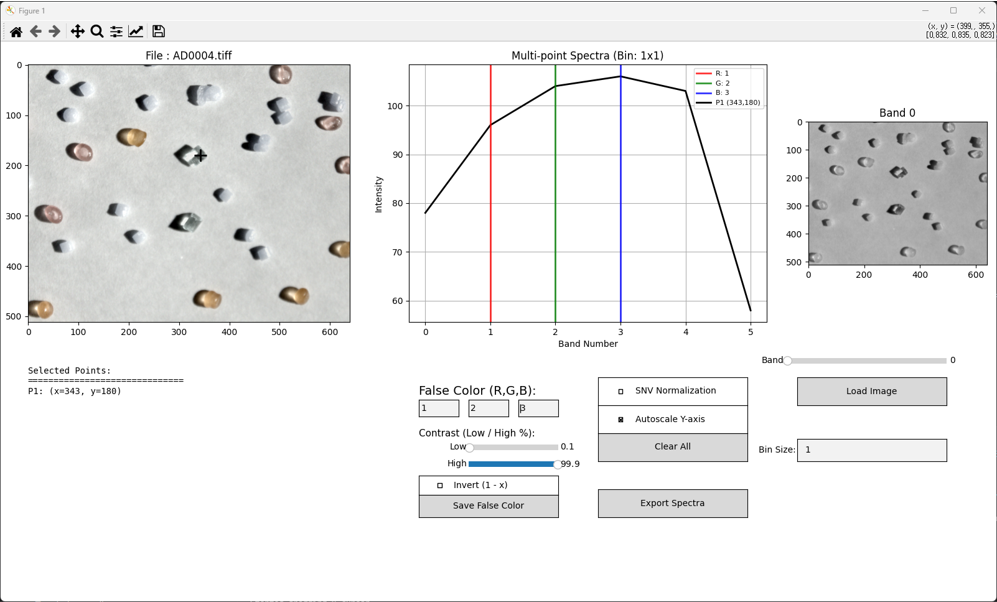

This figure's Python source:
import numpy as np
import scipy.io as sio
import matplotlib.pyplot as plt
from matplotlib.widgets import Slider, Button, TextBox, RadioButtons, CheckButtons
from tkinter import filedialog
import tkinter as tk
from scipy.signal import savgol_filter
import h5py 
import os
from PIL import Image
import tifffile as tiff 


class SpectrumViewer:
    def __init__(self):
        self.data = None
        self.points = []
        self.colors = ['black', '#1f77b4', '#ff7f0e', '#2ca02c', '#d62728', '#9467bd', '#8c564b', '#e377c2', '#7f7f7f', '#bcbd22']
        self.bin_size = 1
        self.spectrum_cursor = None  # 스펙트럼 커서 라인
        self.cursor_band = 0  #
        self.markers = []
        self.rectangles = []
        self.rgb_bands = [1,3,4]
        self.initialdir=[]
        self.apply_snv = False  # SNV 적용 여부
        self.autoscale = True  # Autoscale 기본값 ON
        self.loaded_filename = True # 로드된 파일명 저장
        self.export_filename = 'Name' # 초기 파일 내임
        self.rgb_cursors = [None, None, None]  # R, G, B 커서 라인
        self.dragging_cursor = None  # 현재 드래그 중인 커서
        self.contrast_low = 0.1   # False color 하위 퍼센타일 (컨트라스트)
        self.contrast_high = 99.9 # False color 상위 퍼센타일 (컨트라스트)
        self.invert_colors = False  # False color 색상 반전 (1 - x)
        
        # Figure 생성
        self.fig = plt.figure(figsize=(16, 9))
        gs = self.fig.add_gridspec(3, 3, height_ratios=[3, 2, 0.3], width_ratios=[2, 2, 1])
        
        # RGB 이미지 (좌측 상단)
        self.ax_img = self.fig.add_subplot(gs[0, 0])
        self.ax_img.set_title('No image loaded - Click "Load Image"')
        self.ax_img.axis('off')
        self.im = None
        
        # 파일명 표시용 텍스트 (이미지 하단)
        self.filename_text = self.ax_img.text(2.5, -0.05, '', 
                                             transform=self.ax_img.transAxes,
                                             ha='center', va='top',
                                             fontsize=10, style='italic',
                                             bbox=dict(boxstyle='round,pad=0.5', 
                                                      facecolor='wheat', alpha=0.8))
        
        # 스펙트럼 그래프 (중앙 상단)
        self.ax_spec = self.fig.add_subplot(gs[0, 1])
        self.spec_lines = []
        self.ax_spec.set_xlabel('Band Number')
        self.ax_spec.set_ylabel('Intensity')
        self.ax_spec.set_title('Multi-point Spectra')
        self.ax_spec.grid(True)
        
        # 밴드 이미지 (우측 상단)
        self.ax_band = self.fig.add_subplot(gs[0, 2])
        self.ax_band.set_title('No image loaded')
        self.ax_band.axis('off')
        self.band_img = None
        
        # 포인트 리스트 텍스트 (좌측 중간)
        self.ax_info = self.fig.add_subplot(gs[1, 0])
        self.ax_info.axis('off')
        self.point_text = self.ax_info.text(0.05, 0.95, '', fontsize=10, verticalalignment='top',
                                           family='monospace')
        self.update_point_list()
        
        # 빈 공간 (중앙 중간)
        self.ax_empty = self.fig.add_subplot(gs[1, 1])
        self.ax_empty.axis('off')
        
        # 컨트롤 패널 (우측 중간)
        self.ax_control = self.fig.add_subplot(gs[1, 2])   
        self.ax_control.axis('off')
        
        # Load Image 버튼
        ax_load = plt.axes([0.8, 0.35, 0.15, 0.05])
        self.btn_load = Button(ax_load, 'Load Image')
        self.btn_load.on_clicked(self.load_image)

        # RGB 밴드 입력 (R, G, B)
        # RGB 라벨 먼저 추가 (figure 좌표계 사용)
        self.fig.text(0.42, 0.37, 'False Color (R,G,B):', fontsize=14)

        ax_r = plt.axes([0.42, 0.33, 0.04, 0.03])
        ax_g = plt.axes([0.47, 0.33, 0.04, 0.03])
        ax_b = plt.axes([0.52, 0.33, 0.04, 0.03])

        self.tb_r = TextBox(ax_r, '', initial=str(self.rgb_bands[0]))
        self.tb_g = TextBox(ax_g, '', initial=str(self.rgb_bands[1]))
        self.tb_b = TextBox(ax_b, '', initial=str(self.rgb_bands[2]))

        self.tb_r.on_submit(lambda text: self.update_rgb_bands(0, text))
        self.tb_g.on_submit(lambda text: self.update_rgb_bands(1, text))
        self.tb_b.on_submit(lambda text: self.update_rgb_bands(2, text))

        # 컨트라스트 조절 슬라이더 (하위/상위 퍼센타일)
        self.fig.text(0.42, 0.295, 'Contrast (Low / High %):', fontsize=11)
        ax_clow = plt.axes([0.47, 0.265, 0.09, 0.02])
        ax_chigh = plt.axes([0.47, 0.235, 0.09, 0.02])
        self.slider_clow = Slider(ax_clow, 'Low', 0.0, 20.0,
                                  valinit=self.contrast_low, valstep=0.1)
        self.slider_chigh = Slider(ax_chigh, 'High', 80.0, 100.0,
                                   valinit=self.contrast_high, valstep=0.1)
        self.slider_clow.on_changed(self.update_contrast)
        self.slider_chigh.on_changed(self.update_contrast)

        # False Color 색상 반전 체크박스 (1 - x)
        ax_invert = plt.axes([0.42, 0.19, 0.14, 0.035])
        self.check_invert = CheckButtons(ax_invert, ['Invert (1 - x)'], [False])
        self.check_invert.on_clicked(self.toggle_invert)
        
        # SNV 체크박스 추가
        ax_snv = plt.axes([0.6, 0.35, 0.15, 0.05])
        self.check_snv = CheckButtons(ax_snv, ['SNV Normalization'], [False])
        self.check_snv.on_clicked(self.toggle_snv)
        
        # Autoscale 체크박스 추가
        ax_autoscale = plt.axes([0.6, 0.3, 0.15, 0.05])
        self.check_autoscale = CheckButtons(ax_autoscale, ['Autoscale Y-axis'], [True])
        self.check_autoscale.on_clicked(self.toggle_autoscale)
        
        # 비닝 크기 입력
        ax_bin = plt.axes([0.8, 0.25, 0.15, 0.04])
        self.bin_textbox = TextBox(ax_bin, 'Bin Size:', initial='1')
        self.bin_textbox.on_submit(self.update_bin_size)
        
        # Clear 버튼
        ax_clear = plt.axes([0.6, 0.25, 0.15, 0.05])
        self.btn_clear = Button(ax_clear, 'Clear All')
        self.btn_clear.on_clicked(self.clear_all)
        
        # Export 버튼 (클릭 시 저장 다이얼로그에서 이름 입력)
        ax_export = plt.axes([0.6, 0.15, 0.15, 0.05])
        self.btn_export = Button(ax_export, 'Export Spectra')
        self.btn_export.on_clicked(self.export_spectra)
        
        # 밴드 슬라이더 (우측 상단 Band 이미지 아래)
        ax_slider = plt.axes([0.79, 0.42, 0.16, 0.02])
        self.slider = Slider(ax_slider, 'Band', 0, 1, valinit=0, valstep=1)
        self.slider.on_changed(self.update_band)
        
        # 드래그 관련 변수
        self.dragging = False
        self.drag_point_idx = None
        
        # 이벤트 연결
        self.fig.canvas.mpl_connect('button_press_event', self.onclick)
        self.fig.canvas.mpl_connect('button_release_event', self.on_release) # 
        self.fig.canvas.mpl_connect('motion_notify_event', self.on_motion) # 마우스 움직일때
        self.fig.canvas.mpl_connect('scroll_event', self.on_scroll)
        
        ax_save_falsecolor = plt.axes([0.42, 0.15, 0.14, 0.04])
        self.btn_save_falsecolor = Button(ax_save_falsecolor, 'Save False Color')
        self.btn_save_falsecolor.on_clicked(self.save_falsecolor_image)

                
    def update_rgb_cursors(self):  # ✅ 파라미터 제거
        """RGB 커서 라인 업데이트"""
        if self.data is None:
            return
            
        colors = ['red', 'green', 'blue']
        labels = ['R', 'G', 'B']
        
        # 기존 커서 제거
        for cursor in self.rgb_cursors:
            if cursor:
                cursor.remove()
        
        # 새 커서 추가
        for i in range(3):
            band = self.rgb_bands[i]
            self.rgb_cursors[i] = self.ax_spec.axvline(
                band, color=colors[i], linestyle='-', linewidth=2, 
                alpha=0.8, label=f'{labels[i]}: {band}'
            )

    def on_motion(self, event):
        """마우스 이동 - 드래그 중 포인트/커서 이동"""
        # 포인트 드래그
        if self.dragging and self.drag_point_idx is not None:
            if event.inaxes == self.ax_img and event.xdata and event.ydata:
                x, y = int(event.xdata), int(event.ydata)
                
                if 0 <= x < self.data.shape[1] and 0 <= y < self.data.shape[0]:
                    # 포인트 위치 업데이트
                    old_x, old_y, label = self.points[self.drag_point_idx]
                    self.points[self.drag_point_idx] = (x, y, label)
                    
                    # 실시간 업데이트
                    self.plot_all_spectra()
                    self.update_point_list()
        
        # RGB 커서 드래그
        elif self.dragging_cursor is not None:
            if event.inaxes == self.ax_spec and event.xdata is not None:
                band = int(round(event.xdata))
                if 0 <= band < self.data.shape[2]:
                    # RGB 밴드 업데이트
                    self.rgb_bands[self.dragging_cursor] = band
                    
                    # TextBox 업데이트
                    if self.dragging_cursor == 0:
                        self.tb_r.set_val(str(band))
                    elif self.dragging_cursor == 1:
                        self.tb_g.set_val(str(band))
                    else:
                        self.tb_b.set_val(str(band))
                    
                    if not hasattr(event, 'button') or event.button is None:
                        if self.dragging_cursor is not None:
                            print("Ending cursor drag via motion")
                            self.dragging_cursor = None
                        if self.dragging:
                            self.dragging = False
                            self.drag_point_idx = None
                        return

                    # 커서와 이미지 업데이트
                    self.update_rgb_cursors()
                    self.update_rgb_image()



    def on_release(self, event):
        """마우스 버튼 릴리즈 - 드래그 종료"""
        if self.dragging:
            self.dragging = False
            self.drag_point_idx = None
        
        # ✅ RGB 커서 드래그 종료 추가
        if self.dragging_cursor is not None:
            self.dragging_cursor = None
            print("RGB cursor drag ended")



    def update_filename_display(self):
        """이미지 하단에 파일명 표시"""
        if self.loaded_filename:
            self.filename_text.set_text(f'File: {self.loaded_filename}')
            self.filename_text.set_visible(True)
        else:
            self.filename_text.set_visible(False)
        self.fig.canvas.draw_idle()
    
    def apply_snv_normalization(self, spectrum):
        """SNV 정규화 적용"""
        mean = np.mean(spectrum)
        std = np.std(spectrum)
        if std == 0:
            return spectrum - mean
        return (spectrum - mean) / std
    
    def toggle_snv(self, label):
        """SNV On/Off 토글"""
        self.apply_snv = not self.apply_snv
        print(f"SNV Normalization: {'ON' if self.apply_snv else 'OFF'}")
        if self.points:
            self.plot_all_spectra()
    
    def toggle_autoscale(self, label):
        """Autoscale On/Off 토글"""
        self.autoscale = not self.autoscale
        print(f"Autoscale Y-axis: {'ON' if self.autoscale else 'OFF'}")
        if self.points:
            self.plot_all_spectra()

    def update_contrast(self, val):
        """False color 컨트라스트(퍼센타일 클리핑) 조절"""
        low = self.slider_clow.val
        high = self.slider_chigh.val
        # Low가 High를 넘지 않도록 보호
        if low >= high:
            low = max(0.0, high - 0.1)
        self.contrast_low = low
        self.contrast_high = high
        if self.data is not None:
            self.update_rgb_image()

    def toggle_invert(self, label):
        """False color 색상 반전(1 - x) On/Off 토글"""
        self.invert_colors = not self.invert_colors
        print(f"Invert colors: {'ON' if self.invert_colors else 'OFF'}")
        if self.data is not None:
            self.update_rgb_image()
    
    def _find_hdf5_dataset(self, f):
        """HDF5/v7.3 파일에서 사용할 데이터셋 키 탐색.
        'image' 우선 -> 3D 데이터셋 중 가장 큰 것 -> 2D 데이터셋.
        '#refs#' 같은 내부 참조 키는 제외."""
        # 'image' 키 우선
        if 'image' in f and isinstance(f['image'], h5py.Dataset):
            return 'image'

        keys = [k for k in f.keys() if not k.startswith('#')]

        # 3D 데이터셋 중 원소 수가 가장 큰 것 선택
        best_3d, best_3d_size = None, -1
        for key in keys:
            item = f[key]
            if isinstance(item, h5py.Dataset) and item.ndim == 3:
                size = int(np.prod(item.shape))
                if size > best_3d_size:
                    best_3d, best_3d_size = key, size
        if best_3d is not None:
            return best_3d

        # 없으면 2D 데이터셋
        for key in keys:
            item = f[key]
            if isinstance(item, h5py.Dataset) and item.ndim == 2:
                return key
        return None

    def load_image(self, event):
        try:
            # 별도의 root 생성 없이 바로 파일 다이얼로그 호출
            data_files = filedialog.askopenfilename(
                title='Select Hyperspectral Image',
                initialdir=self.initialdir,
                filetypes=[
                    ('Hyperspectral files', '*.mat *.h5 *.hdf5 *.tiff *.tif *.npy'),
                    ('MAT files', '*.mat'),
                    ('HDF5 files', '*.h5 *.hdf5'),
                    ('TIFF files', '*.tiff *.tif'),
                    ('NumPy files', '*.npy'),
                    ('All files', '*.*')
                ]
            )
            
            if not data_files:
                print("No file selected")
                return
            
            # 파일명 정보 업데이트
            self.loaded_filename = os.path.basename(data_files)
            base_name = os.path.splitext(self.loaded_filename)[0]
            self.export_filename = base_name
            
            file_ext = data_files.lower().split('.')[-1]
            self.data = None

            # --- 1. MAT 파일 처리 (구버전 v6/v7 + 대용량 v7.3 모두 지원) ---
            if file_ext == 'mat':
                try:
                    # 구버전 MAT(v7 이하)는 scipy.io.loadmat로 로드
                    mat_data = sio.loadmat(data_files)
                    print("Loaded as standard MAT file (v6/v7)")

                    if 'image' in mat_data:
                        self.data = mat_data['image']
                    else:
                        valid_keys = [k for k in mat_data.keys() if not k.startswith('__')]
                        # 3D 배열 우선, 없으면 2D 배열, 그래도 없으면 첫 키
                        for key in valid_keys:
                            if isinstance(mat_data[key], np.ndarray) and mat_data[key].ndim == 3:
                                self.data = mat_data[key]
                                break
                        if self.data is None:
                            for key in valid_keys:
                                if isinstance(mat_data[key], np.ndarray) and mat_data[key].ndim == 2:
                                    self.data = mat_data[key]
                                    break
                        if self.data is None and valid_keys:
                            self.data = mat_data[valid_keys[0]]

                except (NotImplementedError, ValueError, OSError):
                    # v7.3(HDF5 형식) 대용량 파일 처리
                    print("Detected MATLAB v7.3 (HDF5). Loading with h5py...")
                    with h5py.File(data_files, 'r') as f:
                        target_key = self._find_hdf5_dataset(f)
                        if target_key is None:
                            raise ValueError("No valid 2D/3D dataset found in v7.3 MAT file")

                        self.data = f[target_key][:]
                        # v7.3 HDF5는 MATLAB이 column-major로 저장하여 축 순서가 뒤집힘
                        if self.data.ndim == 3:
                            # (B, W, H) -> (H, W, B)
                            self.data = np.transpose(self.data, (2, 1, 0))
                        elif self.data.ndim == 2:
                            self.data = self.data.T
                        print(f"v7.3 data loaded from '{target_key}', shape={self.data.shape}")

            # --- 2. H5 / HDF5 파일 처리 ---
            elif file_ext in ['h5', 'hdf5']:
                with h5py.File(data_files, 'r') as f:
                    target_key = self._find_hdf5_dataset(f)
                    if target_key is None:
                        raise ValueError("No valid 2D/3D dataset found")
                    self.data = f[target_key][:]
                    if self.data.ndim == 3:
                        self.data = np.transpose(self.data, (2, 1, 0))
                    elif self.data.ndim == 2:
                        self.data = self.data.T

            # --- 3. TIFF 파일 처리 ---
            elif file_ext in ['tiff', 'tif']:
                self.data = tiff.imread(data_files)
                if len(self.data.shape) == 3 and self.data.shape[0] < self.data.shape[2]:
                    self.data = np.transpose(self.data, (1, 2, 0))
                elif len(self.data.shape) == 2:
                    self.data = np.expand_dims(self.data, axis=2)

            # --- 4. NPY 파일 처리 ---
            elif file_ext == 'npy':
                self.data = np.load(data_files)
                print(f"Loaded NPY file with shape: {self.data.shape}")
                
                if len(self.data.shape) == 2:
                    self.data = np.expand_dims(self.data, axis=2)
                elif len(self.data.shape) != 3:
                    raise ValueError(f"Unsupported NPY shape: {self.data.shape}")

      
                
            # 데이터 로드 후 공통 처리
            if self.data is not None:
                # 2D(단일 밴드) 데이터는 3D로 확장
                if self.data.ndim == 2:
                    self.data = np.expand_dims(self.data, axis=2)
                elif self.data.ndim != 3:
                    raise ValueError(f"Unsupported data shape: {self.data.shape}")

                self.data = self.data.astype(np.float32)

                # 기존 마커 및 스펙트럼 초기화
                self.points = []
                self.clear_markers()
                self.clear_spectra()
                
                # 슬라이더 및 이미지 업데이트
                max_band = self.data.shape[2] - 1
                self.rgb_bands = [min(b, max_band) for b in self.rgb_bands]
                
                self.update_rgb_image()
                self.ax_band.clear()
                self.band_img = self.ax_band.imshow(self.data[:, :, 0], cmap='gray')
                self.ax_band.set_title('Band 0')
                
                self.slider.valmin = 0
                self.slider.valmax = max_band
                self.slider.set_val(0)
                self.slider.ax.set_xlim(0, max_band)
                
                self.update_point_list()
                self.update_filename_display()
                self.fig.canvas.draw_idle()
                print(f"Success! Data shape: {self.data.shape}")
                
        except Exception as e:
            print(f"Error loading image: {e}")
            import traceback
            traceback.print_exc()
    
    def update_rgb_bands(self, idx, text):
        """RGB 밴드 업데이트"""
        if self.data is None:
            print("Please load an image first")
            return
        
        try:
            band = int(text)
            if 0 <= band < self.data.shape[2]:
                self.rgb_bands[idx] = band
                self.update_rgb_image()
            else:
                print(f"Band number must be between 0 and {self.data.shape[2]-1}")
                if idx == 0:
                    self.tb_r.set_val(str(self.rgb_bands[0]))
                elif idx == 1:
                    self.tb_g.set_val(str(self.rgb_bands[1]))
                else:
                    self.tb_b.set_val(str(self.rgb_bands[2]))
        except ValueError:
            print("Invalid band number")
    
    def save_falsecolor_image(self, event):
        """Falsecolor 이미지를 저장 (클릭 시 저장 다이얼로그에서 이름 입력)"""
        if self.data is None:
            print("No image loaded to save")
            return

        try:
            # 현재 화면과 동일한 설정(컨트라스트/반전 포함)으로 RGB 생성
            rgb_norm = self.compute_rgb_norm()
            rgb_image = (rgb_norm * 255).astype(np.uint8)

            r_band, g_band, b_band = self.rgb_bands
            base_name = self.export_filename if self.export_filename and self.export_filename != 'Name' else 'falsecolor'
            suffix = '_inv' if self.invert_colors else ''
            default_name = f'{base_name}_falsecolor_R{r_band}_G{g_band}_B{b_band}{suffix}.png'

            # 저장 다이얼로그 열기
            filepath = filedialog.asksaveasfilename(
                title='Save False Color Image',
                initialdir=self.initialdir,
                initialfile=default_name,
                defaultextension='.png',
                filetypes=[
                    ('PNG image', '*.png'),
                    ('JPEG image', '*.jpg'),
                    ('TIFF image', '*.tif *.tiff'),
                    ('All files', '*.*')
                ]
            )

            if not filepath:
                print("Save cancelled")
                return

            # PIL을 사용하여 이미지 저장
            Image.fromarray(rgb_image).save(filepath)

            print(f"False color image saved as: {filepath}")
            print(f"RGB bands used: R={r_band}, G={g_band}, B={b_band} "
                  f"(contrast {self.contrast_low}-{self.contrast_high}%, "
                  f"invert={'ON' if self.invert_colors else 'OFF'})")

        except Exception as e:
            print(f"Error saving false color image: {str(e)}")


    def compute_rgb_norm(self):
        """현재 RGB 밴드/컨트라스트/반전 설정으로 0-1 정규화된 RGB 이미지 생성"""
        rgb = self.data[:, :, self.rgb_bands].astype(np.float32)

        rgb_norm = np.zeros_like(rgb)
        for i in range(3):  # R, G, B 각 채널
            channel = rgb[:, :, i]
            low_val = np.percentile(channel, self.contrast_low)
            high_val = np.percentile(channel, self.contrast_high)

            # 클리핑 후 정규화
            channel_clipped = np.clip(channel, low_val, high_val)
            rgb_norm[:, :, i] = (channel_clipped - low_val) / (high_val - low_val + 1e-8)

        # 0-1 범위 강제 및 NaN 제거
        rgb_norm = np.clip(rgb_norm, 0, 1)
        rgb_norm = np.nan_to_num(rgb_norm)

        # 색상 반전 (1 - x)
        if self.invert_colors:
            rgb_norm = 1.0 - rgb_norm

        return rgb_norm

    def update_rgb_image(self):
        """RGB 이미지 업데이트"""
        if self.data is None:
            return

        self.ax_img.clear()
        self.markers = []    # 마커 리스트 초기화
        self.rectangles = [] # rectangles도 초기화
        self.ax_img.axis('on')

        rgb_norm = self.compute_rgb_norm()

        self.im = self.ax_img.imshow(rgb_norm)
        self.ax_img.set_title(f'File : {self.loaded_filename}' if self.loaded_filename else 'No image loaded')

        self.plot_all_spectra()

    def get_binned_spectrum(self, x, y):
        """비닝 적용하여 스펙트럼 추출"""
        if self.data is None:
            return None, None
            
        half_bin = self.bin_size // 2
        y_start = max(0, y - half_bin)
        y_end = min(self.data.shape[0], y + half_bin + 1)
        x_start = max(0, x - half_bin)
        x_end = min(self.data.shape[1], x + half_bin + 1)
        
        region = self.data[y_start:y_end, x_start:x_end, :]
        spectrum = np.mean(region, axis=(0, 1))
        
        # SNV 정규화 적용 (활성화된 경우)
        if self.apply_snv:
            spectrum = self.apply_snv_normalization(spectrum)
        
        return spectrum, (y_start, y_end, x_start, x_end)
    
    def onclick(self, event):
        if self.data is None:
            print("Please load an image first")
            return
        
        # ✅ 이미지 클릭 처리
        if event.inaxes == self.ax_img and event.xdata and event.ydata:
            x, y = int(event.xdata), int(event.ydata)
            
            if 0 <= x < self.data.shape[1] and 0 <= y < self.data.shape[0]:
                if event.button == 1:  # 좌클릭
                    # 기존 포인트 근처인지 확인 (드래그 시작)
                    if self.points:
                        distances = [(i, np.sqrt((x - px)**2 + (y - py)**2)) 
                                for i, (px, py, _) in enumerate(self.points)]
                        nearest_idx, nearest_dist = min(distances, key=lambda item: item[1])
                        
                        # 10픽셀 이내면 드래그 시작
                        if nearest_dist < 10:
                            self.dragging = True
                            self.drag_point_idx = nearest_idx
                            return
                    
                    # 새 포인트 추가
                    label = f'P{len(self.points) + 1}'
                    self.points.append((x, y, label))
                    self.plot_all_spectra()
                    self.update_point_list()
                    
                elif event.button == 3:  # 우클릭 - 포인트 삭제
                    if self.points:
                        distances = [(i, np.sqrt((x - px)**2 + (y - py)**2)) 
                                for i, (px, py, _) in enumerate(self.points)]
                        nearest_idx = min(distances, key=lambda item: item[1])[0]
                        self.points.pop(nearest_idx)
                        self.plot_all_spectra()
                        self.update_point_list()
        
        # ✅ 스펙트럼 클릭 처리 추가
        elif event.inaxes == self.ax_spec and event.xdata is not None:
            band = event.xdata
            
            # 가장 가까운 RGB 커서 찾기
            distances = [abs(band - self.rgb_bands[i]) for i in range(3)]
            nearest_idx = distances.index(min(distances))
            
            # 10 밴드 이내면 드래그 시작
            if distances[nearest_idx] < 10:
                self.dragging_cursor = nearest_idx
                print(f"Started dragging {['R', 'G', 'B'][nearest_idx]} cursor")
    


    def on_scroll(self, event):
        if event.inaxes == self.ax_img and self.data is not None:
            if event.xdata is None or event.ydata is None:
                return
                
            zoom_factor = 1.2 if event.button == 'up' else 1/1.2
            
            # 현재 축 범위
            xlim = self.ax_img.get_xlim()
            ylim = self.ax_img.get_ylim()
            
            # 이미지 크기
            img_height, img_width = self.data.shape[:2]
            
            # 현재 폭/높이
            width = xlim[1] - xlim[0]
            height = ylim[0] - ylim[1]  # Y축이 뒤집어져 있음
            
            # 새로운 폭/높이
            new_width = width / zoom_factor
            new_height = height / zoom_factor
            
            # 최소 크기 제한 (너무 많이 확대되지 않도록)
            min_width = 10  # 최소 10픽셀 폭
            min_height = 10  # 최소 10픽셀 높이
            new_width = max(new_width, min_width)
            new_height = max(new_height, min_height)
            
            # 최대 크기 제한 (축소 제한)
            new_width = min(new_width, img_width)
            new_height = min(new_height, img_height)
            
            # 마우스 중심으로 새 범위 계산
            center_x, center_y = event.xdata, event.ydata
            
            # 새로운 범위 (X축)
            new_x0 = center_x - new_width / 2
            new_x1 = center_x + new_width / 2
            
            # 새로운 범위 (Y축 - 뒤집힌 좌표계)
            new_y0 = center_y + new_height / 2  # 위쪽
            new_y1 = center_y - new_height / 2  # 아래쪽
            
            # X축 경계 처리
            if new_x0 < 0:
                shift = -new_x0
                new_x0 = 0
                new_x1 = min(img_width, new_x1 + shift)
            elif new_x1 > img_width:
                shift = new_x1 - img_width
                new_x1 = img_width
                new_x0 = max(0, new_x0 - shift)
                
            # Y축 경계 처리 (뒤집힌 좌표계 고려)
            if new_y1 < 0:
                shift = -new_y1
                new_y1 = 0
                new_y0 = min(img_height, new_y0 + shift)
            elif new_y0 > img_height:
                shift = new_y0 - img_height
                new_y0 = img_height
                new_y1 = max(0, new_y1 - shift)
            
            # 축 설정
            self.ax_img.set_xlim(new_x0, new_x1)
            self.ax_img.set_ylim(new_y0, new_y1)  # Y축 순서 주의
            
            self.fig.canvas.draw_idle()

    def on_release(self, event):
        """마우스 버튼 릴리즈 - 드래그 종료"""
        if self.dragging:
            self.dragging = False
            self.drag_point_idx = None


    
    def clear_markers(self):
        for marker in self.markers:
            marker.remove()
        for rect in self.rectangles:
            rect.remove()
        self.markers = []
        self.rectangles = []
    
    def clear_spectra(self):
        for line in self.spec_lines:
            line.remove()
        self.spec_lines = []
        if self.ax_spec.get_legend():
            self.ax_spec.get_legend().remove()
    
    def plot_all_spectra(self):
        if self.data is None:
            return
            
        self.clear_spectra()
        self.clear_markers()
        
        self.ax_spec.set_xlabel('Band Number')
        self.ax_spec.set_ylabel('Intensity' + (' (SNV Normalized)' if self.apply_snv else ''))
        title = f'Multi-point Spectra (Bin: {self.bin_size}x{self.bin_size})'
        if self.apply_snv:
            title += ' - SNV ON'
        self.ax_spec.set_title(title)
        self.ax_spec.grid(True)
        
        for i, (x, y, label) in enumerate(self.points):
            color = self.colors[i % len(self.colors)]
            spectrum, region_info = self.get_binned_spectrum(x, y)
            
            if spectrum is None:
                continue
            
            y_start, y_end, x_start, x_end = region_info
            
            line, = self.ax_spec.plot(range(len(spectrum)), spectrum, 
                            color=color, label=f'{label} ({x},{y})', linewidth=2)
            self.spec_lines.append(line)
            
            marker, = self.ax_img.plot(x, y, '+', color=color, markersize=15, markeredgewidth=2)
            self.markers.append(marker)
            
            if self.bin_size > 1:
                rect = plt.Rectangle((x_start-0.5, y_start-0.5), 
                                    x_end-x_start, y_end-y_start,
                                    fill=False, edgecolor=color, linewidth=1.5, linestyle='--')
                self.ax_img.add_patch(rect)
                self.rectangles.append(rect)
        
        if self.points:
            self.ax_spec.legend(loc='best', fontsize=8)
            
            # Autoscale 적용
            if self.autoscale:
                self.ax_spec.relim()
                self.ax_spec.autoscale_view()
            else:
                # Autoscale OFF일 때는 현재 범위 유지 (처음 설정된 범위)
                pass
        if self.points:  # 스펙트럼이 그려진 후에
            self.update_rgb_cursors()
        
        self.fig.canvas.draw_idle()

    
    def update_point_list(self):
        if self.data is None:
            text = "No image loaded\n\n"
            text += "Click 'Load Image' to start"
        elif self.points:
            text = "Selected Points:\n" + "="*30 + "\n"
            for i, (x, y, label) in enumerate(self.points):
                text += f"{label}: (x={x:3d}, y={y:3d})\n"
            if self.apply_snv:
                text += "\n[SNV: ON]"
        else:
            text = "No points selected\n\n"
            text += "Instructions:\n"
            text += "- Left click: Add point\n"
            text += "- Drag point: Move point\n"

            text += "- Right click: Remove nearest"
        
        self.point_text.set_text(text)
        self.fig.canvas.draw_idle()
    
    def update_band(self, val):
        if self.data is None:
            return
        band = int(self.slider.val)
        band_data = self.data[:, :, band].astype(np.float32)
        self.band_img.set_data(band_data)
        self.band_img.set_clim(band_data.min(), band_data.max())
        self.ax_band.set_title(f'Band {band}')
        self.fig.canvas.draw_idle()
    
    def update_bin_size(self, text):
        try:
            new_size = int(text)
            if new_size > 0 and new_size < 50:
                self.bin_size = new_size
                if self.points:
                    self.plot_all_spectra()
            else:
                print("Bin size must be between 1 and 50")
                self.bin_textbox.set_val(str(self.bin_size))
        except ValueError:
            print("Invalid bin size")
            self.bin_textbox.set_val(str(self.bin_size))
    
    def update_filename(self, text):
        """파일명 업데이트"""
        if text.endswith('.txt'):
            text = text[:-4]
        self.export_filename = text
        print(f"Export filename set to: {self.export_filename}.txt")
    
    def clear_all(self, event):
        self.points = []
        self.plot_all_spectra()
        self.update_point_list()
    
    def export_spectra(self, event):
        if not self.points:
            print("No points to export")
            return
        
        all_spectra = []
        
        for x, y, label in self.points:
            spectrum, _ = self.get_binned_spectrum(x, y)
            all_spectra.append(spectrum)
        
        spectra_array = np.column_stack(all_spectra)
        band_numbers = np.arange(len(all_spectra[0])).reshape(-1, 1)

        output_data = np.hstack([band_numbers, spectra_array])

        base_name = self.export_filename if self.export_filename and self.export_filename != 'Name' else 'spectra'
        default_name = f'{base_name}_SNV.txt' if self.apply_snv else f'{base_name}.txt'

        # 저장 다이얼로그 열기 (이름 입력)
        filepath = filedialog.asksaveasfilename(
            title='Save Spectra',
            initialdir=self.initialdir,
            initialfile=default_name,
            defaultextension='.txt',
            filetypes=[
                ('Text file', '*.txt'),
                ('CSV file', '*.csv'),
                ('All files', '*.*')
            ]
        )

        if not filepath:
            print("Export cancelled")
            return

        delimiter = ',' if filepath.lower().endswith('.csv') else '\t'
        np.savetxt(filepath, output_data, fmt='%.6f', delimiter=delimiter)

        print(f"Spectra exported to {filepath}")
        if self.apply_snv:
            print("(SNV normalization applied)")
        print(f"Format: Band_Number | {' | '.join([label for _, _, label in self.points])}")
    
    def show(self):
        plt.tight_layout()
        plt.show()

# 뷰어 실행
viewer = SpectrumViewer()
viewer.show()
